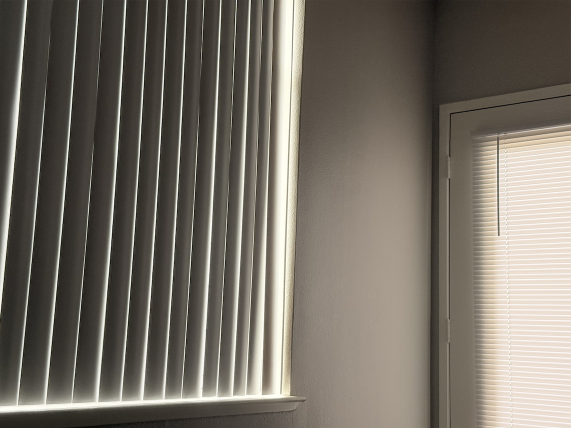
#> input picture mini-project4/imgA.png, 1142 x 856 px (shown at 1/2 size)
$ python stitch.py
#> lines starting #> are read from the running program, lines starting #| are printed output that depends on the picture; after the words box and inside, x2 and y2 are one past the last pixel; in counts of white or black regions, pixels touching at a corner belong together
import cv2
import numpy as np


def orb_match(imgA, imgB, max_features=3000, ratio=0.75):
    orb = cv2.ORB_create(nfeatures=max_features)

    grayA = cv2.cvtColor(imgA, cv2.COLOR_BGR2GRAY)
    grayB = cv2.cvtColor(imgB, cv2.COLOR_BGR2GRAY)

    kpA, desA = orb.detectAndCompute(grayA, None)
    kpB, desB = orb.detectAndCompute(grayB, None)

    if desA is None or desB is None or len(kpA) < 8 or len(kpB) < 8:
        return None, None, 0

    bf = cv2.BFMatcher(cv2.NORM_HAMMING, crossCheck=False)
    knn = bf.knnMatch(desB, desA, k=2)  # map B -> A

    good = []
    for m, n in knn:
        if m.distance < ratio * n.distance:
            good.append(m)

    if len(good) < 8:
        return None, None, len(good)

    ptsB = np.float32([kpB[m.queryIdx].pt for m in good]).reshape(-1, 1, 2)  # in new
    ptsA = np.float32([kpA[m.trainIdx].pt for m in good]).reshape(-1, 1, 2)  # in base
    return ptsA, ptsB, len(good)


def make_canvas_and_warp(base, new_img, H):
    h1, w1 = base.shape[:2]
    h2, w2 = new_img.shape[:2]

    corners_base = np.float32([[0, 0], [w1, 0], [w1, h1], [0, h1]]).reshape(-1, 1, 2)
    corners_new = np.float32([[0, 0], [w2, 0], [w2, h2], [0, h2]]).reshape(-1, 1, 2)

    warped_corners_new = cv2.perspectiveTransform(corners_new, H)
    all_corners = np.vstack((corners_base, warped_corners_new))

    x_min, y_min = np.floor(all_corners.min(axis=0).ravel()).astype(int)
    x_max, y_max = np.ceil(all_corners.max(axis=0).ravel()).astype(int)

    tx = -x_min if x_min < 0 else 0
    ty = -y_min if y_min < 0 else 0

    T = np.array([[1, 0, tx],
                  [0, 1, ty],
                  [0, 0, 1]], dtype=np.float32)

    out_w = int(x_max - x_min)
    out_h = int(y_max - y_min)

    warped_new = cv2.warpPerspective(new_img, T @ H, (out_w, out_h))

    canvas = warped_new.copy()
    canvas[ty:ty + h1, tx:tx + w1] = base
    return canvas


def crop_black(img):
    gray = cv2.cvtColor(img, cv2.COLOR_BGR2GRAY)
    _, th = cv2.threshold(gray, 1, 255, cv2.THRESH_BINARY)
    nz = cv2.findNonZero(th)
    if nz is None:
        return img
    x, y, w, h = cv2.boundingRect(nz)
    return img[y:y + h, x:x + w]


def stitch_two(img_left, img_right, ransac_thresh=5.0):

    ptsA, ptsB, n_good = orb_match(img_left, img_right)
    if ptsA is None:
        raise RuntimeError(f"Not enough matches. good_matches={n_good}")

    H, mask = cv2.findHomography(ptsB, ptsA, cv2.RANSAC, ransac_thresh)
    if H is None:
        raise RuntimeError("findHomography failed")

    inliers = int(mask.sum()) if mask is not None else 0
    if inliers < 8:
        raise RuntimeError(f"Too few inliers: {inliers}")

    pano = make_canvas_and_warp(img_left, img_right, H)
    pano = crop_black(pano)
    return pano, n_good, inliers


if __name__ == "__main__":
    img1_path = "imgA.png"
    img2_path = "imgB.png"

    img1 = cv2.imread(img1_path)
#> img1 is the input picture: shape (856, 1142, 3); mean B, G, R 100.6, 110.2, 116.5
    img2 = cv2.imread(img2_path)
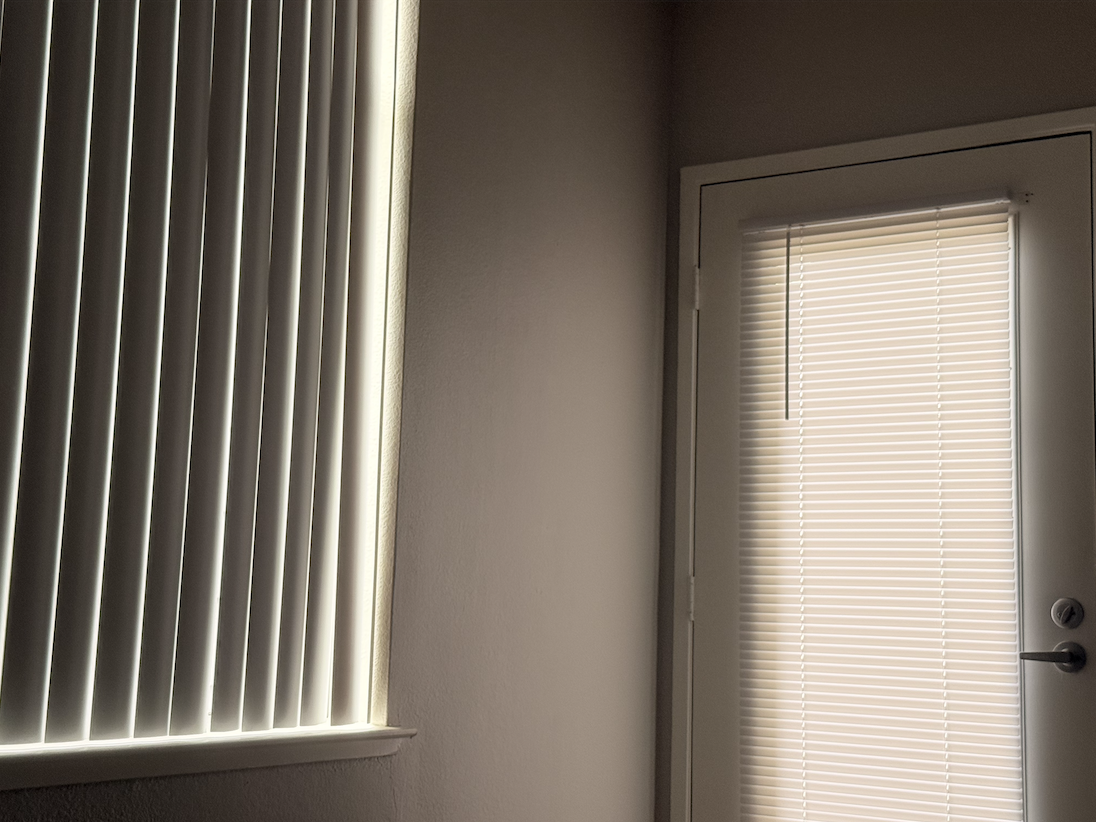
#> input picture mini-project4/imgB.png, 1096 x 822 px
#> img2 is the input picture: shape (822, 1096, 3); mean B, G, R 102.3, 112.7, 121.9
    if img1 is None or img2 is None:
        raise FileNotFoundError("Image path wrong. Check img1_path/img2_path.")

    pano, good, inliers = stitch_two(img1, img2)
#> in orb_match, `grayA = cv2.cvtColor(imgA, cv2.COLOR_BGR2GRAY)`:
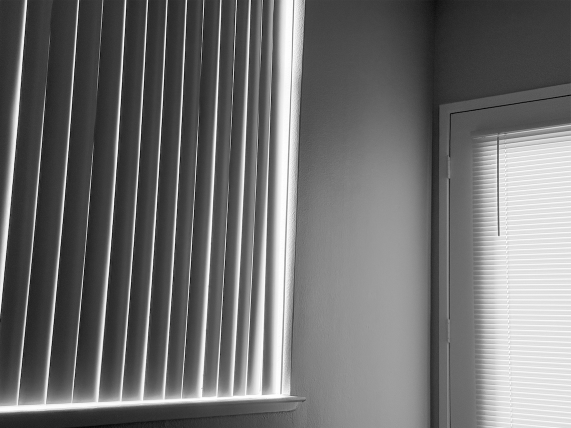
#> grayA: shape (856, 1142) (shown at 1/2 size); min 0, max 255, mean 111
#> in orb_match, `grayB = cv2.cvtColor(imgB, cv2.COLOR_BGR2GRAY)`:
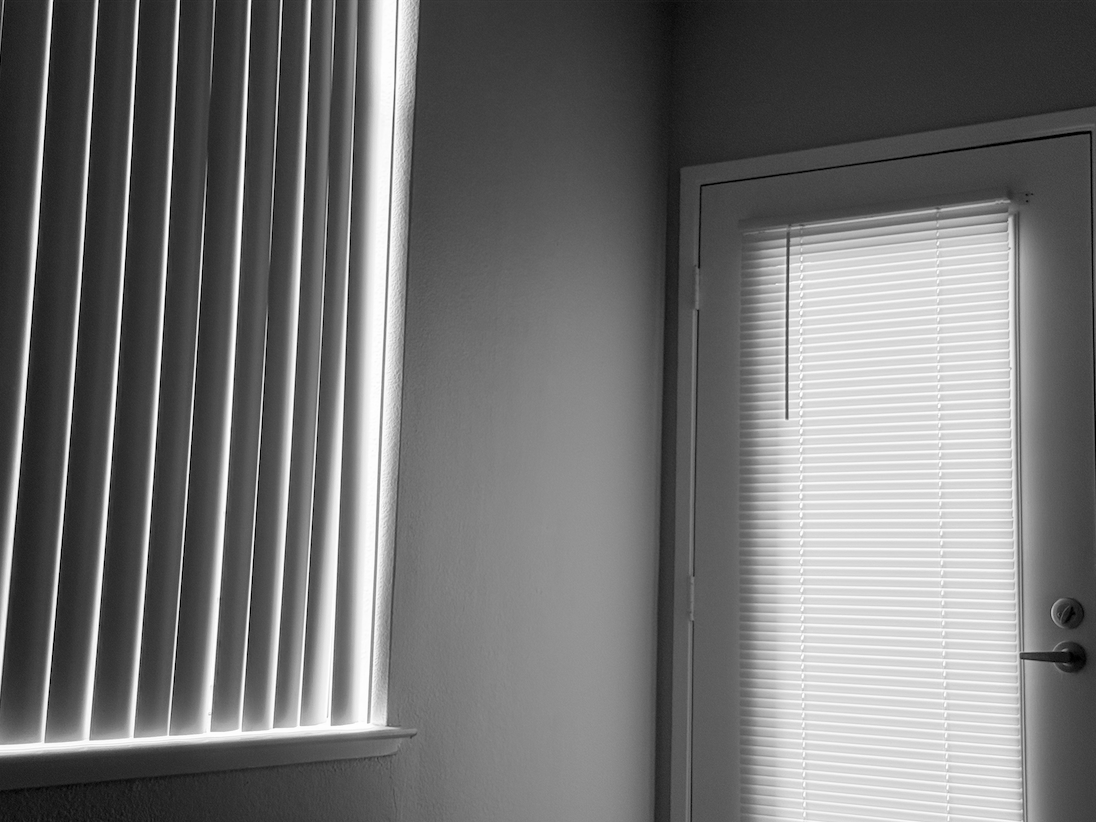
#> grayB: shape (822, 1096); min 0, max 255, mean 114.3
#> in orb_match, `kpA, desA = orb.detectAndCompute(grayA, None)`: kpA = 1976 keypoints; strongest (x, y, size): (997, 470, 31), (997, 469, 37.2), (581, 790, 31), (992, 292, 31)
#> in orb_match, `kpB, desB = orb.detectAndCompute(grayB, None)`: kpB = 1973 keypoints; strongest (x, y, size): (1020, 655, 37.2), (1022, 658, 31), (1021, 657, 53.6), (1021, 655, 44.6)
#> in orb_match, `knn = bf.knnMatch(desB, desA, k=2)`: knn = 1973 matches
#> after the loop in orb_match, `for m, n in knn:`: good = 302 matches
#> in orb_match, `ptsB = np.float32([kpB[m.queryIdx].pt for m in good]).reshape(-1, 1, 2)`: ptsB = 302 rows, first 8: [384, 722], [753, 689], [756, 576], [753, 679], [781, 417], [803, 744], [404, 158], [128, 736]
#> in orb_match, `ptsA = np.float32([kpA[m.trainIdx].pt for m in good]).reshape(-1, 1, 2)`: ptsA = 302 rows, first 8: [578, 787], [965, 678], [965, 678], [965, 678], [990, 469.2], [1018, 714], [593, 206], [189, 803]
#> in stitch_two, `ptsA, ptsB, n_good = orb_match(img_left, img_right)`: n_good = 302
#> in stitch_two, `H, mask = cv2.findHomography(ptsB, ptsA, cv2.RANSAC, ransac_thresh)`: H = [[0.922, 0.00109, 198.5], [-0.0476, 0.981, 64.17], [-8.58e-05, -1.26e-05, 1]]; mask = 302 values, max 1 at index 0, min 0 at index 1, mean 0.467
#> in stitch_two, `inliers = int(mask.sum()) if mask is not None else 0`: inliers = 141
#> in make_canvas_and_warp, `warped_corners_new = cv2.perspectiveTransform(corners_new, H)`: warped_corners_new = [[198.5, 64.17], [1334.5, 13.29], [1350.9, 913.9], [201.4, 879.7]]
#> in make_canvas_and_warp, `all_corners = np.vstack((corners_base, warped_corners_new))`: all_corners = [[0, 0], [1142, 0], [1142, 856], [0, 856], [198.5, 64.17], [1334.5, 13.29], [1350.9, 913.9], [201.4, 879.7]]
#> in make_canvas_and_warp, `x_min, y_min = np.floor(all_corners.min(axis=0).ravel()).astype(int)`: x_min = 0
#> in make_canvas_and_warp, `x_max, y_max = np.ceil(all_corners.max(axis=0).ravel()).astype(int)`: x_max = 1351; y_max = 914
#> in make_canvas_and_warp, `tx = -x_min if x_min < 0 else 0`: tx = 0
#> in make_canvas_and_warp, `T = np.array([[1, 0, tx], [0, 1, ty], [0, 0, 1]], dtype=np.float32)`: T = [[1, 0, 0], [0, 1, 0], [0, 0, 1]]
#> in make_canvas_and_warp, `out_w = int(x_max - x_min)`: out_w = 1351
#> in make_canvas_and_warp, `out_h = int(y_max - y_min)`: out_h = 914
#> in make_canvas_and_warp, `warped_new = cv2.warpPerspective(new_img, T @ H, (out_w, out_h))`:
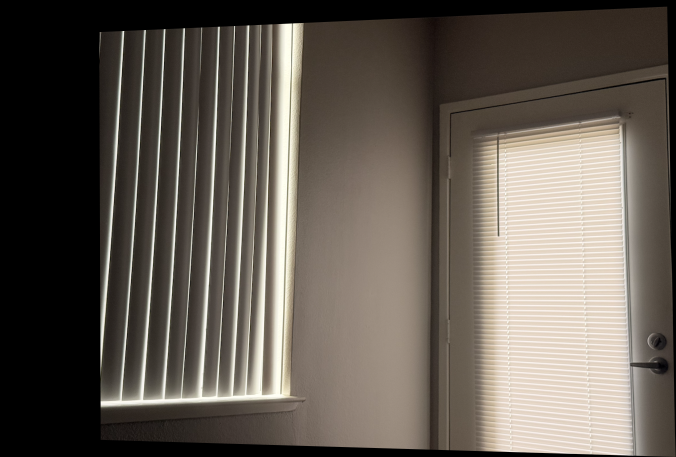
#> warped_new: shape (914, 1351, 3) (shown at 1/2 size); mean B, G, R 82.7, 91.1, 98.5
#> in make_canvas_and_warp, `canvas[ty:ty + h1, tx:tx + w1] = base`:
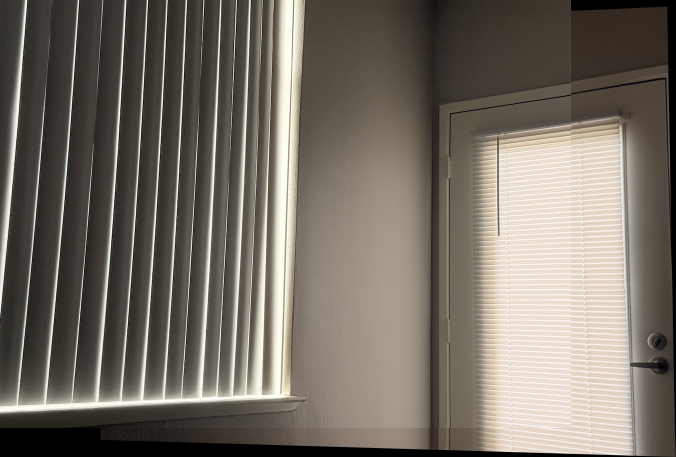
#> canvas: shape (914, 1351, 3) (shown at 1/2 size); mean B, G, R 100.6, 110, 116.8
#> in crop_black, `gray = cv2.cvtColor(img, cv2.COLOR_BGR2GRAY)`:
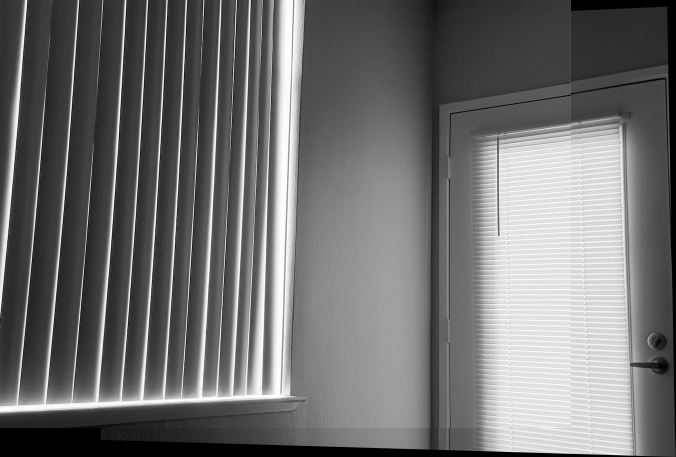
#> gray: shape (914, 1351) (shown at 1/2 size); min 0, max 255, mean 111
#> in crop_black, `_, th = cv2.threshold(gray, 1, 255, cv2.THRESH_BINARY)`:
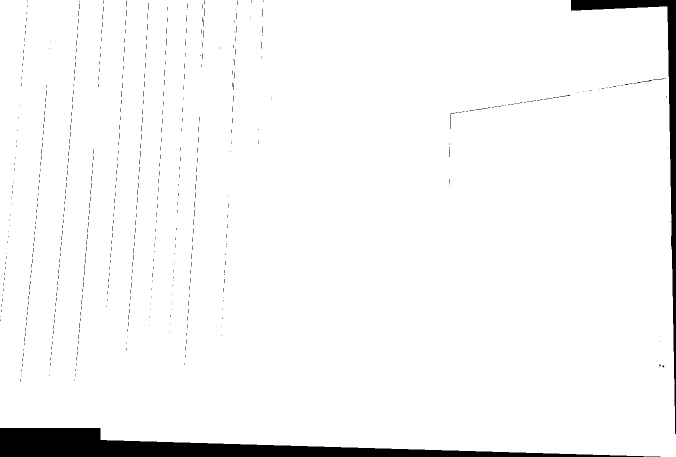
#> th: shape (914, 1351) (shown at 1/2 size); 96.3% white; 597 black regions (590 under 20 px), largest, box (x1, y1, x2, y2) and area: (0, 856, 1321, 914) 30891, (1142, 0, 1351, 868) 10624, (900, 226, 910, 258) 39
#> in crop_black, `nz = cv2.findNonZero(th)`: nz = contour of 1189710 points, box (x1, y1, x2, y2) (0, 0, 1351, 914), area 10528
#> in crop_black, `x, y, w, h = cv2.boundingRect(nz)`: x = 0; w = 1351; h = 914
#> good = 302; inliers = 141
    print(f"OK. good_matches={good}, inliers={inliers}")
#| OK. good_matches=302, inliers=141

    cv2.imwrite("panorama.png", pano)
    cv2.imshow("Panorama", pano)
    cv2.waitKey(0)
    cv2.destroyAllWindows()
